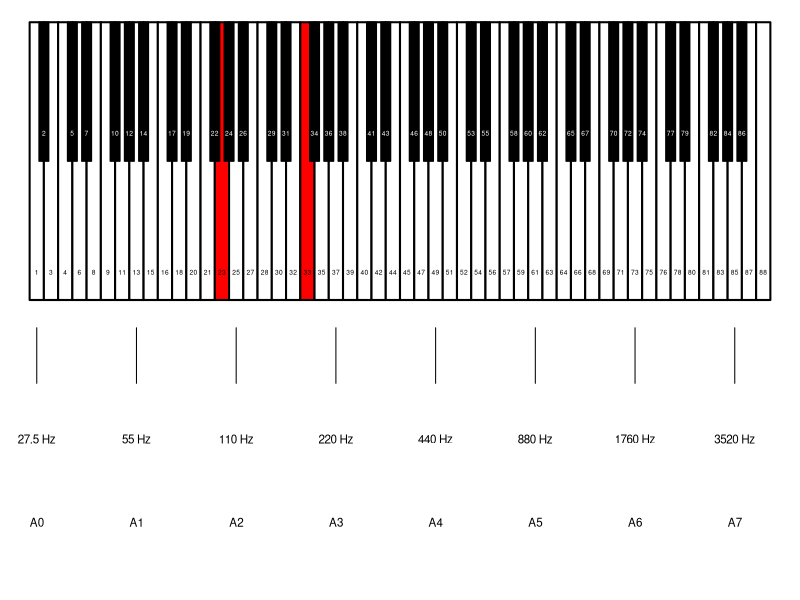

Write R code to recreate this figure.
## ---- chunk 1
options(scipen=99)
N = sample(5:40,1)
kn = sort(sample(1:88,2))

f1 = 27.5*2^((kn[1]-1)/12)
f2 = 27.5*2^((kn[2]-1)/12)

notes = c("A","A^{\\#}","B","C","C^{\\#}","D","D^{\\#}","E","F","F^{\\#}","G","G^{\\#}")
oct1 = floor((kn[1]+8)/12)
oct2 = floor((kn[2]+8)/12)
not1 = (kn[1]-1)%%12+1
not2 = (kn[2]-1)%%12+1

C = (kn[2]-kn[1])*100
C2 = 1200*log(f2/f1,2)
## ---- chunk 2
par(mar=c(0,0,0,0))
plot(0,0,type="n",xlim=c(0,1),ylim=c(-1,1),axes=FALSE,ann=FALSE)
sharps = c(2,5,7,10,12)
nwhites = 0
maxnwhites = 52
for(i in 1:88){
  col = "white"
  if(i == kn[1]){
    col = "red"
  }
  if(i == kn[2]){
    col = "red"
  }
  oct1 = floor((i+8)/12)
  not1 = (i-1)%%12+1
  if(sum(not1==sharps)==0){
    rect(nwhites/maxnwhites,0,(nwhites+1)/maxnwhites,1,lwd=2,col=col)
    text((nwhites+0.5)/maxnwhites,0.1,i,cex=0.4)
    nwhites = nwhites+1
  }
}
nwhites = 0
for(i in 1:88){
  col = "black"
  if(i == kn[1]){
    col = "red"
  }
  if(i == kn[2]){
    col = "red"
  }
  oct1 = floor((i+8)/12)
  not1 = (i-1)%%12+1
  if(sum(not1==sharps)==1){
    rect((nwhites-1/3)/maxnwhites,1/2,(nwhites+1/3)/maxnwhites,1,lwd=1.5,col=col)
    text(nwhites/maxnwhites,0.6,i,cex=0.4,col="white")
  } else {
    nwhites = nwhites+1
  }
}
for(i in seq(1,12*7+1,12)){
  ff = 27.5*2^((i-1)/12)
  oc = round((i-1)/12)
  ftex = paste0(ff," Hz",collapse="")
  xx = (floor((i*7/12))+0.5)/maxnwhites
  text(xx,-0.5,ftex,cex=0.7)
  text(xx,-0.8,paste0("A",oc,collapse=""),cex=0.7)
  lines(c(xx,xx),c(-0.3,-0.1))
}
